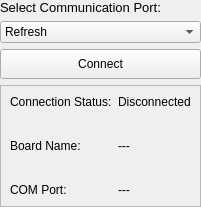
                         <widget class="QWidget" name="wired_page">
                          <layout class="QVBoxLayout" name="verticalLayout_3" stretch="1,2,2,9">
                           <property name="leftMargin">
                            <number>0</number>
                           </property>
                           <property name="topMargin">
                            <number>0</number>
                           </property>
                           <property name="rightMargin">
                            <number>0</number>
                           </property>
                           <property name="bottomMargin">
                            <number>0</number>
                           </property>
                           <item>
                            <widget class="QLabel" name="label">
                             <property name="font">
                              <font>
                               <pointsize>10</pointsize>
                              </font>
                             </property>
                             <property name="text">
                              <string>Select Communication Port:</string>
                             </property>
                            </widget>
                           </item>
                           <item>
                            <widget class="QComboBox" name="com_port_select">
                             <property name="minimumSize">
                              <size>
                               <width>0</width>
                               <height>22</height>
                              </size>
                             </property>
                             <item>
                              <property name="text">
                               <string>Refresh</string>
                              </property>
                             </item>
                            </widget>
                           </item>
                           <item>
                            <widget class="QPushButton" name="wired_connect">
                             <property name="minimumSize">
                              <size>
                               <width>0</width>
                               <height>30</height>
                              </size>
                             </property>
                             <property name="text">
                              <string>Connect</string>
                             </property>
                            </widget>
                           </item>
                           <item>
                            <widget class="QFrame" name="frame_12">
                             <property name="frameShape">
                              <enum>QFrame::StyledPanel</enum>
                             </property>
                             <property name="frameShadow">
                              <enum>QFrame::Raised</enum>
                             </property>
                             <layout class="QFormLayout" name="formLayout_2">
                              <property name="verticalSpacing">
                               <number>30</number>
                              </property>
                              <property name="leftMargin">
                               <number>9</number>
                              </property>
                              <property name="topMargin">
                               <number>9</number>
                              </property>
                              <item row="0" column="0">
                               <widget class="QLabel" name="label_26">
                                <property name="text">
                                 <string>Connection Status:</string>
                                </property>
                               </widget>
                              </item>
                              <item row="0" column="1">
                               <widget class="QLabel" name="connection_status_wired_label">
                                <property name="text">
                                 <string>Disconnected</string>
                                </property>
                               </widget>
                              </item>
                              <item row="1" column="0">
                               <widget class="QLabel" name="label_28">
                                <property name="text">
                                 <string>Board Name:</string>
                                </property>
                               </widget>
                              </item>
                              <item row="1" column="1">
                               <widget class="QLabel" name="board_name_label">
                                <property name="text">
                                 <string>---</string>
                                </property>
                               </widget>
                              </item>
                              <item row="2" column="0">
                               <widget class="QLabel" name="label_30">
                                <property name="text">
                                 <string>COM Port:</string>
                                </property>
                               </widget>
                              </item>
                              <item row="2" column="1">
                               <widget class="QLabel" name="com_port_label">
                                <property name="text">
                                 <string>---</string>
                                </property>
                               </widget>
                              </item>
                             </layout>
                            </widget>
                           </item>
                          </layout>
                         </widget>
